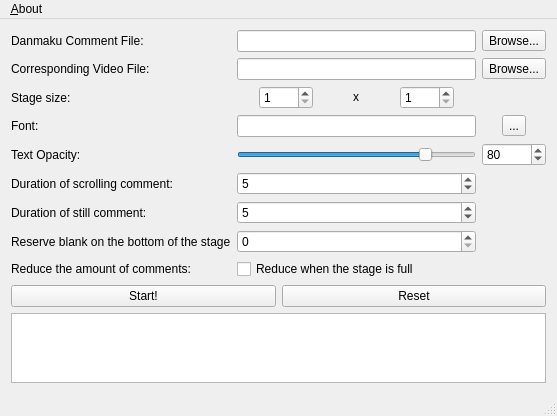
<?xml version="1.0" encoding="UTF-8"?>
<ui version="4.0">
 <class>MainWindow</class>
 <widget class="QMainWindow" name="MainWindow">
  <property name="geometry">
   <rect>
    <x>0</x>
    <y>0</y>
    <width>557</width>
    <height>395</height>
   </rect>
  </property>
  <property name="windowTitle">
   <string>Danmuku2Ass GUI</string>
  </property>
  <widget class="QWidget" name="centralWidget">
   <layout class="QVBoxLayout" name="verticalLayout">
    <item>
     <layout class="QGridLayout" name="gridLayout">
      <item row="7" column="1">
       <widget class="QSpinBox" name="spinBox_2">
        <property name="maximum">
         <number>999</number>
        </property>
        <property name="value">
         <number>5</number>
        </property>
       </widget>
      </item>
      <item row="8" column="0">
       <widget class="QLabel" name="label_7">
        <property name="text">
         <string>Reserve blank on the bottom of the stage</string>
        </property>
       </widget>
      </item>
      <item row="6" column="0">
       <widget class="QLabel" name="label_6">
        <property name="text">
         <string>Duration of scrolling comment:</string>
        </property>
       </widget>
      </item>
      <item row="4" column="2" alignment="Qt::AlignHCenter|Qt::AlignVCenter">
       <widget class="QToolButton" name="toolButton_3">
        <property name="text">
         <string>...</string>
        </property>
       </widget>
      </item>
      <item row="5" column="1">
       <widget class="QSlider" name="horizontalSlider">
        <property name="minimum">
         <number>1</number>
        </property>
        <property name="value">
         <number>80</number>
        </property>
        <property name="orientation">
         <enum>Qt::Horizontal</enum>
        </property>
       </widget>
      </item>
      <item row="7" column="0">
       <widget class="QLabel" name="label_5">
        <property name="text">
         <string>Duration of still comment:</string>
        </property>
       </widget>
      </item>
      <item row="5" column="0">
       <widget class="QLabel" name="label_4">
        <property name="text">
         <string>Text Opacity:</string>
        </property>
       </widget>
      </item>
      <item row="2" column="2" alignment="Qt::AlignHCenter|Qt::AlignVCenter">
       <widget class="QToolButton" name="toolButton_2">
        <property name="text">
         <string>Browse...</string>
        </property>
       </widget>
      </item>
      <item row="1" column="2">
       <widget class="QToolButton" name="toolButton">
        <property name="text">
         <string>Browse...</string>
        </property>
       </widget>
      </item>
      <item row="4" column="0">
       <widget class="QLabel" name="label_3">
        <property name="text">
         <string>Font:</string>
        </property>
       </widget>
      </item>
      <item row="2" column="1">
       <widget class="QLineEdit" name="videofn">
        <property name="readOnly">
         <bool>true</bool>
        </property>
       </widget>
      </item>
      <item row="6" column="1">
       <widget class="QSpinBox" name="spinBox">
        <property name="maximum">
         <number>999</number>
        </property>
        <property name="value">
         <number>5</number>
        </property>
       </widget>
      </item>
      <item row="1" column="1">
       <widget class="QLineEdit" name="danamkufn">
        <property name="readOnly">
         <bool>true</bool>
        </property>
       </widget>
      </item>
      <item row="8" column="1">
       <widget class="QSpinBox" name="spinBox_3">
        <property name="maximum">
         <number>999</number>
        </property>
       </widget>
      </item>
      <item row="9" column="0">
       <widget class="QLabel" name="label_8">
        <property name="text">
         <string>Reduce the amount of comments:</string>
        </property>
       </widget>
      </item>
      <item row="5" column="2">
       <widget class="QSpinBox" name="spinBox_4">
        <property name="minimum">
         <number>1</number>
        </property>
        <property name="value">
         <number>80</number>
        </property>
       </widget>
      </item>
      <item row="4" column="1">
       <widget class="QLineEdit" name="fontname">
        <property name="readOnly">
         <bool>true</bool>
        </property>
       </widget>
      </item>
      <item row="9" column="1">
       <widget class="QCheckBox" name="checkBox">
        <property name="text">
         <string>Reduce when the stage is full</string>
        </property>
       </widget>
      </item>
      <item row="3" column="0">
       <widget class="QLabel" name="label_10">
        <property name="text">
         <string>Stage size:</string>
        </property>
       </widget>
      </item>
      <item row="3" column="1">
       <layout class="QHBoxLayout" name="horizontalLayout">
        <item alignment="Qt::AlignRight">
         <widget class="QSpinBox" name="spinBox_5">
          <property name="minimum">
           <number>1</number>
          </property>
          <property name="maximum">
           <number>9999</number>
          </property>
         </widget>
        </item>
        <item alignment="Qt::AlignHCenter|Qt::AlignVCenter">
         <widget class="QLabel" name="label_9">
          <property name="text">
           <string>x</string>
          </property>
         </widget>
        </item>
        <item alignment="Qt::AlignLeft">
         <widget class="QSpinBox" name="spinBox_6">
          <property name="minimum">
           <number>1</number>
          </property>
          <property name="maximum">
           <number>9999</number>
          </property>
         </widget>
        </item>
       </layout>
      </item>
      <item row="2" column="0">
       <widget class="QLabel" name="label_2">
        <property name="text">
         <string>Corresponding Video File:</string>
        </property>
       </widget>
      </item>
      <item row="1" column="0">
       <widget class="QLabel" name="label">
        <property name="text">
         <string>Danmaku Comment File:</string>
        </property>
       </widget>
      </item>
     </layout>
    </item>
    <item>
     <layout class="QHBoxLayout" name="horizontalLayout_2">
      <item>
       <widget class="QPushButton" name="pushButton">
        <property name="text">
         <string>Start!</string>
        </property>
       </widget>
      </item>
      <item>
       <widget class="QPushButton" name="pushButton_2">
        <property name="text">
         <string>Reset</string>
        </property>
       </widget>
      </item>
     </layout>
    </item>
    <item>
     <widget class="QTextEdit" name="textEdit">
      <property name="styleSheet">
       <string notr="true">shit</string>
      </property>
      <property name="readOnly">
       <bool>true</bool>
      </property>
     </widget>
    </item>
   </layout>
  </widget>
  <widget class="QMenuBar" name="menuBar">
   <property name="geometry">
    <rect>
     <x>0</x>
     <y>0</y>
     <width>557</width>
     <height>21</height>
    </rect>
   </property>
   <widget class="QMenu" name="menu_About">
    <property name="title">
     <string>&amp;About</string>
    </property>
    <addaction name="actionAbout_Danmaku2Ass"/>
    <addaction name="actionAbout_this_GUI"/>
    <addaction name="separator"/>
    <addaction name="actionAbout_Qt"/>
   </widget>
   <addaction name="menu_About"/>
  </widget>
  <widget class="QStatusBar" name="statusBar"/>
  <action name="actionAbout_Danmaku2Ass">
   <property name="text">
    <string>About Danmaku2Ass</string>
   </property>
  </action>
  <action name="actionAbout_this_GUI">
   <property name="text">
    <string>About this GUI</string>
   </property>
  </action>
  <action name="actionAbout_Qt">
   <property name="text">
    <string>About Qt</string>
   </property>
  </action>
 </widget>
 <layoutdefault spacing="6" margin="11"/>
 <resources/>
 <connections>
  <connection>
   <sender>spinBox_4</sender>
   <signal>valueChanged(int)</signal>
   <receiver>horizontalSlider</receiver>
   <slot>setValue(int)</slot>
   <hints>
    <hint type="sourcelabel">
     <x>543</x>
     <y>109</y>
    </hint>
    <hint type="destinationlabel">
     <x>373</x>
     <y>110</y>
    </hint>
   </hints>
  </connection>
  <connection>
   <sender>horizontalSlider</sender>
   <signal>sliderMoved(int)</signal>
   <receiver>spinBox_4</receiver>
   <slot>setValue(int)</slot>
   <hints>
    <hint type="sourcelabel">
     <x>373</x>
     <y>110</y>
    </hint>
    <hint type="destinationlabel">
     <x>543</x>
     <y>109</y>
    </hint>
   </hints>
  </connection>
 </connections>
</ui>
